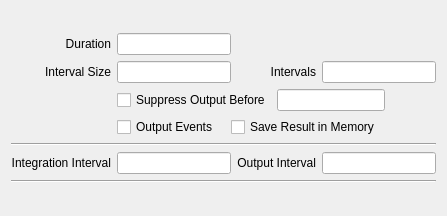
<ui version="4.0" >
<comment> Begin CVS Header </comment>
<comment>   $Source: /fs/turing/cvs/copasi_dev/copasi/UI/CQTrajectoryWidget.ui,v $ </comment>
<comment>   $Revision: 1.6.4.1 $ </comment>
<comment>   $Name: Build-33 $ </comment>
<comment>   $Author: shoops $ </comment>
<comment>   $Date: 2011/02/11 20:03:29 $ </comment>
<comment> End CVS Header </comment>

<comment> Copyright (C) 2010 by Pedro Mendes, Virginia Tech Intellectual </comment>
<comment> Properties, Inc., University of Heidelberg, and The University </comment>
<comment> of Manchester. </comment>
<comment> All rights reserved. </comment>

 <comment> All rights reserved. </comment>
 <class>CQTrajectoryWidget</class>
 <widget class="TaskWidget" name="CQTrajectoryWidget" >
  <property name="geometry" >
   <rect>
    <x>0</x>
    <y>0</y>
    <width>447</width>
    <height>216</height>
   </rect>
  </property>
  <property name="autoFillBackground" >
   <bool>false</bool>
  </property>
  <property name="caption" stdset="0" >
   <string>Time Course</string>
  </property>
  <layout class="QVBoxLayout" name="verticalLayout" >
   <item>
    <layout class="QGridLayout" name="mpGridLayout" >
     <item row="0" column="0" >
      <widget class="QLabel" name="mpLblDuration" >
       <property name="text" >
        <string>Duration</string>
       </property>
       <property name="alignment" >
        <set>Qt::AlignRight|Qt::AlignTrailing|Qt::AlignVCenter</set>
       </property>
       <property name="wordWrap" >
        <bool>false</bool>
       </property>
      </widget>
     </item>
     <item row="0" column="1" >
      <widget class="QLineEdit" name="mpEditDuration" />
     </item>
     <item row="1" column="0" >
      <widget class="QLabel" name="mpLblIntervalSize" >
       <property name="text" >
        <string>Interval Size</string>
       </property>
       <property name="alignment" >
        <set>Qt::AlignRight|Qt::AlignTrailing|Qt::AlignVCenter</set>
       </property>
       <property name="wordWrap" >
        <bool>false</bool>
       </property>
      </widget>
     </item>
     <item row="1" column="1" >
      <widget class="QLineEdit" name="mpEditIntervalSize" />
     </item>
     <item row="1" column="2" >
      <widget class="QLabel" name="mpLblIntervals" >
       <property name="text" >
        <string>Intervals</string>
       </property>
       <property name="alignment" >
        <set>Qt::AlignRight|Qt::AlignTrailing|Qt::AlignVCenter</set>
       </property>
       <property name="wordWrap" >
        <bool>false</bool>
       </property>
      </widget>
     </item>
     <item row="1" column="3" >
      <widget class="QLineEdit" name="mpEditIntervals" />
     </item>
     <item row="2" column="1" colspan="3" >
      <layout class="QHBoxLayout" name="mpLayoutDelayed" >
       <item>
        <widget class="QCheckBox" name="mpCheckDelay" >
         <property name="text" >
          <string>Suppress Output Before</string>
         </property>
        </widget>
       </item>
       <item>
        <widget class="QLineEdit" name="mpEditDelay" />
       </item>
       <item>
        <spacer name="mpSpacer" >
         <property name="orientation" >
          <enum>Qt::Horizontal</enum>
         </property>
         <property name="sizeType" >
          <enum>QSizePolicy::Expanding</enum>
         </property>
         <property name="sizeHint" stdset="0" >
          <size>
           <width>40</width>
           <height>20</height>
          </size>
         </property>
        </spacer>
       </item>
      </layout>
     </item>
     <item row="3" column="1" colspan="3" >
      <layout class="QHBoxLayout" name="horizontalLayout" >
       <item>
        <widget class="QCheckBox" name="mpCheckOutputEvent" >
         <property name="text" >
          <string>Output Events  </string>
         </property>
        </widget>
       </item>
       <item>
        <widget class="QCheckBox" name="mpCheckSave" >
         <property name="text" >
          <string>Save Result in Memory</string>
         </property>
        </widget>
       </item>
       <item>
        <spacer name="horizontalSpacer" >
         <property name="orientation" >
          <enum>Qt::Horizontal</enum>
         </property>
         <property name="sizeHint" stdset="0" >
          <size>
           <width>13</width>
           <height>20</height>
          </size>
         </property>
        </spacer>
       </item>
      </layout>
     </item>
     <item row="4" column="0" colspan="4" >
      <widget class="Line" name="mpLine2" >
       <property name="frameShape" >
        <enum>QFrame::HLine</enum>
       </property>
       <property name="frameShadow" >
        <enum>QFrame::Sunken</enum>
       </property>
      </widget>
     </item>
     <item row="5" column="0" >
      <widget class="QLabel" name="mpLblIntegrationInterval" >
       <property name="text" >
        <string>Integration Interval</string>
       </property>
       <property name="alignment" >
        <set>Qt::AlignRight|Qt::AlignTrailing|Qt::AlignVCenter</set>
       </property>
       <property name="wordWrap" >
        <bool>false</bool>
       </property>
      </widget>
     </item>
     <item row="5" column="1" >
      <widget class="QLineEdit" name="mpEditIntegrationInterval" >
       <property name="readOnly" >
        <bool>true</bool>
       </property>
      </widget>
     </item>
     <item row="5" column="2" >
      <widget class="QLabel" name="mpLblOutputInterval" >
       <property name="text" >
        <string>Output Interval</string>
       </property>
       <property name="alignment" >
        <set>Qt::AlignRight|Qt::AlignTrailing|Qt::AlignVCenter</set>
       </property>
       <property name="wordWrap" >
        <bool>false</bool>
       </property>
      </widget>
     </item>
     <item row="5" column="3" >
      <widget class="QLineEdit" name="mpEditOutputInterval" >
       <property name="readOnly" >
        <bool>true</bool>
       </property>
      </widget>
     </item>
     <item row="6" column="0" colspan="4" >
      <widget class="Line" name="mpLine1" >
       <property name="frameShape" >
        <enum>QFrame::HLine</enum>
       </property>
       <property name="frameShadow" >
        <enum>QFrame::Sunken</enum>
       </property>
      </widget>
     </item>
    </layout>
   </item>
  </layout>
 </widget>
 <layoutdefault spacing="6" margin="11" />
 <pixmapfunction>qPixmapFromMimeSource</pixmapfunction>
 <customwidgets>
  <customwidget>
   <class>TaskWidget</class>
   <extends>QWidget</extends>
   <header>TaskWidget.h</header>
   <container>1</container>
  </customwidget>
 </customwidgets>
 <tabstops>
  <tabstop>mpEditDuration</tabstop>
  <tabstop>mpEditIntervalSize</tabstop>
  <tabstop>mpEditIntervals</tabstop>
  <tabstop>mpEditDelay</tabstop>
  <tabstop>mpCheckSave</tabstop>
 </tabstops>
 <includes>
  <include location="local" >TaskWidget.h</include>
 </includes>
 <resources/>
 <connections>
  <connection>
   <sender>mpEditDuration</sender>
   <signal>lostFocus()</signal>
   <receiver>CQTrajectoryWidget</receiver>
   <slot>slotDuration()</slot>
   <hints>
    <hint type="sourcelabel" >
     <x>20</x>
     <y>20</y>
    </hint>
    <hint type="destinationlabel" >
     <x>20</x>
     <y>20</y>
    </hint>
   </hints>
  </connection>
  <connection>
   <sender>mpEditIntervalSize</sender>
   <signal>lostFocus()</signal>
   <receiver>CQTrajectoryWidget</receiver>
   <slot>slotIntervalSize()</slot>
   <hints>
    <hint type="sourcelabel" >
     <x>20</x>
     <y>20</y>
    </hint>
    <hint type="destinationlabel" >
     <x>20</x>
     <y>20</y>
    </hint>
   </hints>
  </connection>
  <connection>
   <sender>mpEditIntervals</sender>
   <signal>lostFocus()</signal>
   <receiver>CQTrajectoryWidget</receiver>
   <slot>slotIntervals()</slot>
   <hints>
    <hint type="sourcelabel" >
     <x>20</x>
     <y>20</y>
    </hint>
    <hint type="destinationlabel" >
     <x>20</x>
     <y>20</y>
    </hint>
   </hints>
  </connection>
  <connection>
   <sender>mpEditDelay</sender>
   <signal>lostFocus()</signal>
   <receiver>CQTrajectoryWidget</receiver>
   <slot>updateIntervals()</slot>
   <hints>
    <hint type="sourcelabel" >
     <x>20</x>
     <y>20</y>
    </hint>
    <hint type="destinationlabel" >
     <x>20</x>
     <y>20</y>
    </hint>
   </hints>
  </connection>
  <connection>
   <sender>mpCheckDelay</sender>
   <signal>toggled(bool)</signal>
   <receiver>CQTrajectoryWidget</receiver>
   <slot>slotOutputDelay(bool)</slot>
   <hints>
    <hint type="sourcelabel" >
     <x>20</x>
     <y>20</y>
    </hint>
    <hint type="destinationlabel" >
     <x>20</x>
     <y>20</y>
    </hint>
   </hints>
  </connection>
 </connections>
</ui>
